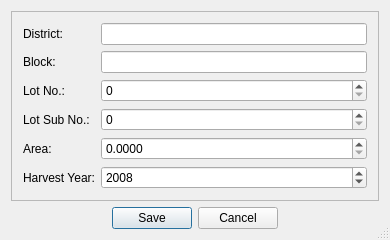
<?xml version="1.0" encoding="UTF-8"?>
<ui version="4.0">
 <class>LotDialogClass</class>
 <widget class="QDialog" name="LotDialogClass">
  <property name="geometry">
   <rect>
    <x>0</x>
    <y>0</y>
    <width>390</width>
    <height>226</height>
   </rect>
  </property>
  <property name="windowTitle">
   <string>Add Lot</string>
  </property>
  <property name="windowIcon">
   <iconset resource="res/res.qrc">
    <normaloff>:/pic/field.png</normaloff>:/pic/field.png</iconset>
  </property>
  <property name="sizeGripEnabled">
   <bool>true</bool>
  </property>
  <layout class="QVBoxLayout" name="verticalLayout">
   <item>
    <widget class="QFrame" name="frame">
     <property name="frameShape">
      <enum>QFrame::StyledPanel</enum>
     </property>
     <property name="frameShadow">
      <enum>QFrame::Plain</enum>
     </property>
     <layout class="QFormLayout" name="formLayout">
      <property name="fieldGrowthPolicy">
       <enum>QFormLayout::AllNonFixedFieldsGrow</enum>
      </property>
      <item row="0" column="0">
       <widget class="QLabel" name="label">
        <property name="text">
         <string>District:</string>
        </property>
        <property name="buddy">
         <cstring>lineEditGark</cstring>
        </property>
       </widget>
      </item>
      <item row="0" column="1">
       <widget class="QLineEdit" name="lineEditGark"/>
      </item>
      <item row="1" column="0">
       <widget class="QLabel" name="label_2">
        <property name="text">
         <string>Block:</string>
        </property>
        <property name="buddy">
         <cstring>lineEditFlur</cstring>
        </property>
       </widget>
      </item>
      <item row="1" column="1">
       <widget class="QLineEdit" name="lineEditFlur"/>
      </item>
      <item row="2" column="0">
       <widget class="QLabel" name="label_3">
        <property name="text">
         <string>Lot No.:</string>
        </property>
        <property name="buddy">
         <cstring>spinBoxLotNr</cstring>
        </property>
       </widget>
      </item>
      <item row="2" column="1">
       <widget class="QSpinBox" name="spinBoxLotNr">
        <property name="maximum">
         <number>999999999</number>
        </property>
       </widget>
      </item>
      <item row="4" column="0">
       <widget class="QLabel" name="label_4">
        <property name="text">
         <string>Area:</string>
        </property>
        <property name="buddy">
         <cstring>doubleSpinBoxLotSize</cstring>
        </property>
       </widget>
      </item>
      <item row="4" column="1">
       <widget class="QDoubleSpinBox" name="doubleSpinBoxLotSize">
        <property name="decimals">
         <number>4</number>
        </property>
       </widget>
      </item>
      <item row="5" column="0">
       <widget class="QLabel" name="label_5">
        <property name="text">
         <string>Harvest Year:</string>
        </property>
        <property name="buddy">
         <cstring>spinBoxYear</cstring>
        </property>
       </widget>
      </item>
      <item row="5" column="1">
       <widget class="QSpinBox" name="spinBoxYear">
        <property name="minimum">
         <number>1970</number>
        </property>
        <property name="maximum">
         <number>2100</number>
        </property>
        <property name="value">
         <number>2008</number>
        </property>
       </widget>
      </item>
      <item row="3" column="1">
       <widget class="QSpinBox" name="spinBoxLotSubNr">
        <property name="maximum">
         <number>999999999</number>
        </property>
       </widget>
      </item>
      <item row="3" column="0">
       <widget class="QLabel" name="label_6">
        <property name="text">
         <string>Lot Sub No.:</string>
        </property>
        <property name="buddy">
         <cstring>spinBoxLotSubNr</cstring>
        </property>
       </widget>
      </item>
     </layout>
    </widget>
   </item>
   <item>
    <widget class="QDialogButtonBox" name="buttonBox">
     <property name="standardButtons">
      <set>QDialogButtonBox::Cancel|QDialogButtonBox::Save</set>
     </property>
     <property name="centerButtons">
      <bool>true</bool>
     </property>
    </widget>
   </item>
  </layout>
 </widget>
 <layoutdefault spacing="6" margin="11"/>
 <tabstops>
  <tabstop>buttonBox</tabstop>
  <tabstop>lineEditGark</tabstop>
  <tabstop>lineEditFlur</tabstop>
  <tabstop>spinBoxLotNr</tabstop>
  <tabstop>spinBoxLotSubNr</tabstop>
  <tabstop>doubleSpinBoxLotSize</tabstop>
  <tabstop>spinBoxYear</tabstop>
 </tabstops>
 <resources>
  <include location="res/res.qrc"/>
 </resources>
 <connections>
  <connection>
   <sender>buttonBox</sender>
   <signal>accepted()</signal>
   <receiver>LotDialogClass</receiver>
   <slot>accept()</slot>
   <hints>
    <hint type="sourcelabel">
     <x>114</x>
     <y>208</y>
    </hint>
    <hint type="destinationlabel">
     <x>65</x>
     <y>228</y>
    </hint>
   </hints>
  </connection>
  <connection>
   <sender>buttonBox</sender>
   <signal>rejected()</signal>
   <receiver>LotDialogClass</receiver>
   <slot>reject()</slot>
   <hints>
    <hint type="sourcelabel">
     <x>233</x>
     <y>211</y>
    </hint>
    <hint type="destinationlabel">
     <x>267</x>
     <y>231</y>
    </hint>
   </hints>
  </connection>
 </connections>
</ui>
